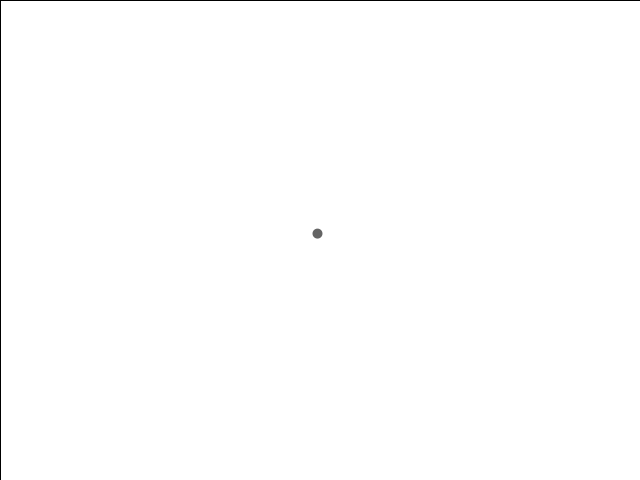
Frame 1 (no input)
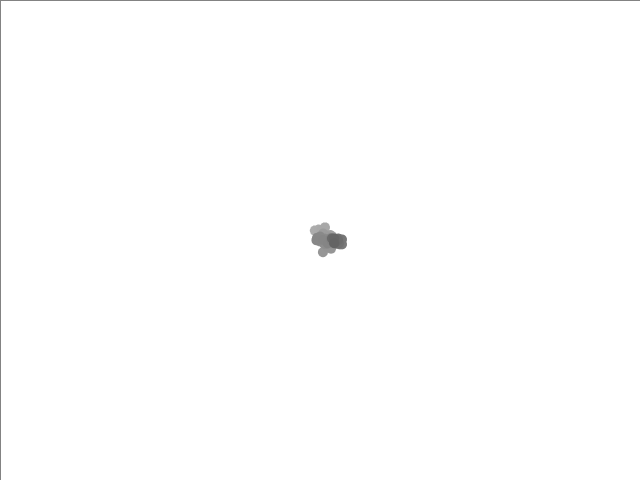
Frame 60 (the mouse pressed at the canvas centre just before this capture)
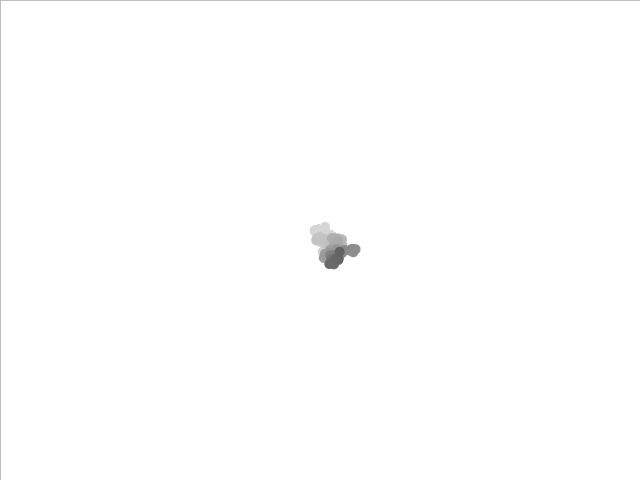
Frame 120 (the mouse held since frame 60 and released just before this capture)

The Processing sketch that drew these frames (run headless with seeded random() and noise(); from frame 60 on, the mouse is pressed at the canvas centre):

// Processing sketch: exer_I_5
// ── exer_I_5.pde
/* Rilla's solution to exercise I.5 of Daniel Shiffman's Nature of Code

Exercise I.5
A Gaussian random walk is defined as one in which the step size (how far the object moves in a 
given direction) is generated with a normal distribution. Implement this variation of our random walk.*/

import java.util.*;

Walker w;

void setup() {
  size(640, 480);
  w = new Walker();
  background(255);
}

void draw() {
  
  // draw a rectangle over the whole screen with an alpha val of 3 to make the walker have a fading trail
  fill(255, 3);
  rect(0, 0, width, height);
  
  w.step();
  w.display();
}
// ── Walker.pde
class Walker {
  float x;
  float y;
  int sd;
  Random generator;


  Walker() {
    x = width/2;
    y = height/2;

    generator = new Random();
    // by default, mean is 0, and standard deviation is 1
    // I will set sd to 3 for bigger steps
    sd = 3;
  }

  void step() {

    // each step, we move in an xdir and a ydir
    // nextGaussian() returns a number between 0 and 1, we multiply this by our sd to get out xdir and ydir vals
    float xdir = (float)generator.nextGaussian() * sd;
    float ydir = (float)generator.nextGaussian() * sd;

    // add xdir and yrid to current location to give us our new position
    x += xdir;
    y += ydir;

    // ensure we don't go cruising off the screen: constrain x and y to screen locations
    x = constrain(x, 0, width-1);
    y = constrain(y, 0, height-1);
  }

  void display() {
    noStroke();
    fill(100);
    ellipse(x, y, 10, 10);
  }
}
